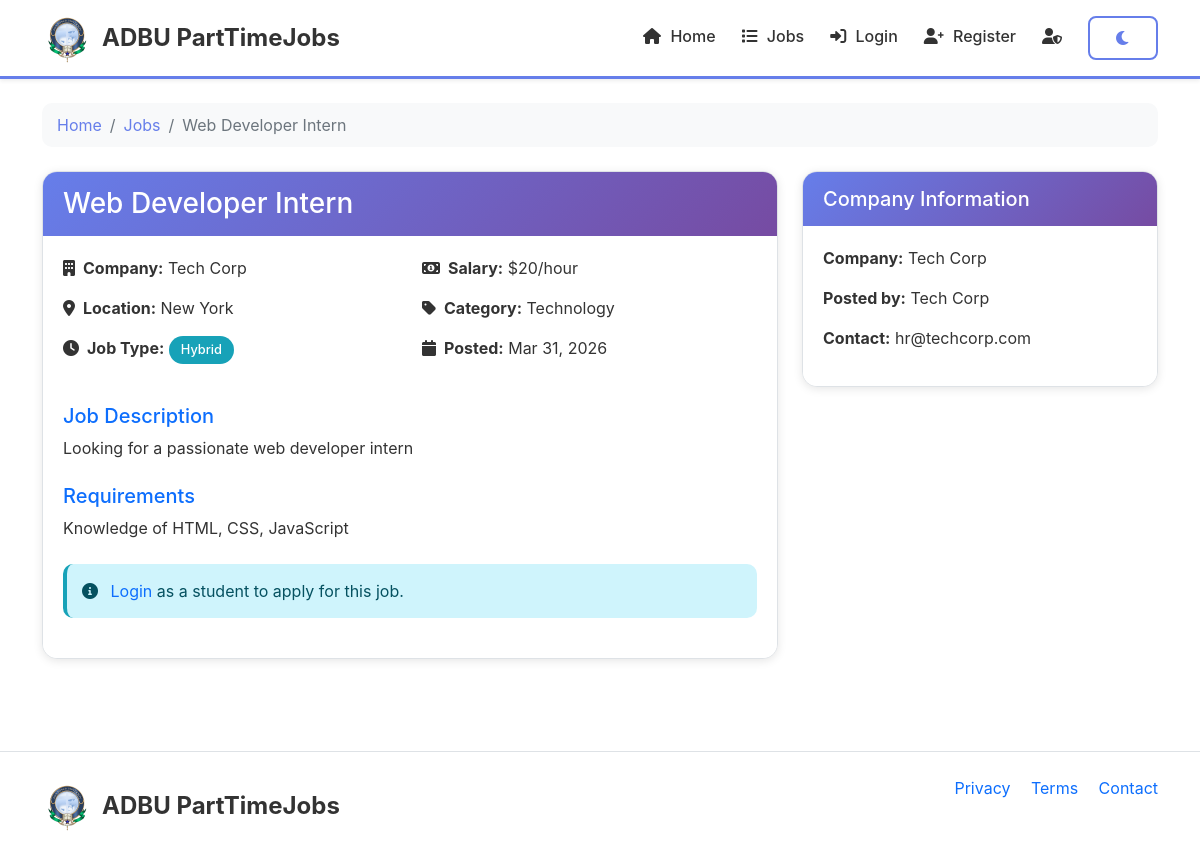
The page /pages/job-details.php?id=1 on the database its author committed.
### tables this page shows
CREATE TABLE jobs (
    id INT AUTO_INCREMENT PRIMARY KEY,
    employer_id INT NOT NULL,
    title VARCHAR(200) NOT NULL,
    company VARCHAR(100),
    description TEXT,
    requirements TEXT,
    location VARCHAR(100),
    salary VARCHAR(50),
    job_type ENUM('remote', 'hybrid', 'onsite') DEFAULT 'onsite',
    category VARCHAR(50),
    posted_at TIMESTAMP DEFAULT CURRENT_TIMESTAMP,
    deadline DATE,
    status ENUM('active', 'closed') DEFAULT 'active',
    FOREIGN KEY (employer_id) REFERENCES users(id) ON DELETE CASCADE
);

CREATE TABLE users (
    id INT AUTO_INCREMENT PRIMARY KEY,
    username VARCHAR(50) UNIQUE NOT NULL,
    email VARCHAR(100) UNIQUE NOT NULL,
    password VARCHAR(255) NOT NULL,
    user_type ENUM('student', 'employer') NOT NULL,
    full_name VARCHAR(100),
    phone VARCHAR(20),
    created_at TIMESTAMP DEFAULT CURRENT_TIMESTAMP
);

### includes/config.php (called while the page is built, shortened)
<?php
function isLoggedIn() {
    return isset($_SESSION['user_id']);
}
function formatDate($date) {
    return date('M d, Y', strtotime($date));
}
?>

### pages/job-details.php (the view, shortened to what this page needs)
<?php
require_once '../includes/config.php';
require_once '../includes/header.php';
$job_id = isset($_GET['id']) ? (int)$_GET['id'] : 0;
$stmt = $conn->prepare("SELECT j.*, u.full_name as employer_name, u.email as employer_email
                       FROM jobs j
                       JOIN users u ON j.employer_id = u.id
                       WHERE j.id = ?");
$stmt->execute([$job_id]);
$job = $stmt->fetch();
$has_applied = false;
?>
<div class="container">
    <nav aria-label="breadcrumb" class="mb-4">
        <ol class="breadcrumb">
            <li class="breadcrumb-item"><a href="home.php">Home</a></li>
            <li class="breadcrumb-item"><a href="job-listing.php">Jobs</a></li>
            <li class="breadcrumb-item active"><?php echo htmlspecialchars($job['title']); ?></li>
        </ol>
    </nav>
    <div class="row">
        <div class="col-md-8">
            <div class="card">
                <div class="card-header">
                    <h3 class="mb-0"><?php echo htmlspecialchars($job['title']); ?></h3>
                </div>
                <div class="card-body">
                    <div class="row mb-4">
                        <div class="col-md-6">
                            <p><strong><i class="fas fa-building me-2"></i>Company:</strong> <?php echo htmlspecialchars($job['company']); ?></p>
                            <p><strong><i class="fas fa-map-marker-alt me-2"></i>Location:</strong> <?php echo htmlspecialchars($job['location']); ?></p>
                            <p><strong><i class="fas fa-clock me-2"></i>Job Type:</strong>
                                <span class="badge bg-info"><?php echo ucfirst($job['job_type']); ?></span>
                            </p>
                        </div>
                        <div class="col-md-6">
                            <p><strong><i class="fas fa-money-bill-alt me-2"></i>Salary:</strong> <?php echo htmlspecialchars($job['salary']); ?></p>
                            <p><strong><i class="fas fa-tag me-2"></i>Category:</strong> <?php echo htmlspecialchars($job['category']); ?></p>
                            <p><strong><i class="fas fa-calendar me-2"></i>Posted:</strong> <?php echo formatDate($job['posted_at']); ?></p>
                        </div>
                    </div>
                    <h5 class="text-primary">Job Description</h5>
                    <p><?php echo nl2br(htmlspecialchars($job['description'])); ?></p>
                    <?php if(!empty($job['requirements'])): ?>
                        <h5 class="text-primary mt-4">Requirements</h5>
                        <p><?php echo nl2br(htmlspecialchars($job['requirements'])); ?></p>
                    <?php endif; ?>
                    <?php if(isLoggedIn() && isStudent()): ?>
                        <div class="mt-4">
                            <?php if($has_applied): ?>
                                <button class="btn btn-success" disabled>
                                    <i class="fas fa-check me-2"></i>Already Applied
                                </button>
                            <?php else: ?>
                                <a href="apply-job.php?id=<?php echo $job['id']; ?>" class="btn btn-primary">
                                    <i class="fas fa-paper-plane me-2"></i>Apply Now
                                </a>
                            <?php endif; ?>
                        </div>
                    <?php elseif(!isLoggedIn()): ?>
                        <div class="alert alert-info mt-4">
                            <i class="fas fa-info-circle me-2"></i>
                            <a href="login.php">Login</a> as a student to apply for this job.
                        </div>
                    <?php endif; ?>
                </div>
            </div>
        </div>
        <div class="col-md-4">
            <div class="card">
                <div class="card-header">
                    <h5 class="mb-0">Company Information</h5>
                </div>
                <div class="card-body">
                    <p><strong>Company:</strong> <?php echo htmlspecialchars($job['company']); ?></p>
                    <p><strong>Posted by:</strong> <?php echo htmlspecialchars($job['employer_name']); ?></p>
                    <p><strong>Contact:</strong> <?php echo htmlspecialchars($job['employer_email']); ?></p>
                </div>
            </div>
        </div>
    </div>
</div>
<?php require_once '../includes/footer.php'; ?>

### assets/css/style.css (style rules this page uses)
.light-mode { --bg-primary: #ffffff; --bg-secondary: #f8f9fa; --text-primary: #333333; --text-secondary: #6c757d; --card-bg: #ffffff; --border-color: #dee2e6; --input-bg: #ffffff; --input-text: #333333; --navbar-bg: #ffffff; --footer-bg: #f8f9fa; --link-color: #0d6efd; --link-hover: #0b5ed7; --hover-bg: #e9ecef; --shadow: 0 2px 10px rgba(0,0,0,0.1); --primary-gradient: linear-gradient(135deg, #667eea 0%, #764ba2 100%); --success-bg: #d1e7dd; --success-text: #0f5132; --danger-bg: #f8d7da; --danger-text: #842029; --warning-bg: #fff3cd; --warning-text: #856404; --info-bg: #cff4fc; --info-text: #055160; --header-text: #333333; --footer-text: #333333; }
* { margin: 0; padding: 0; box-sizing: border-box; transition: background-color 0.3s ease, color 0.3s ease, border-color 0.3s ease, box-shadow 0.3s ease; }
body { font-family: -apple-system, BlinkMacSystemFont, 'Segoe UI', Roboto, 'Helvetica Neue', Arial, sans-serif; background-color: var(--bg-primary); color: var(--text-primary); min-height: 100vh; display: flex; flex-direction: column; transition: all 0.3s ease; }
.container { flex: 1; }
h1, h2, h3, h4, h5, h6 { color: var(--header-text) !important; }
.text-primary { color: var(--link-color) !important; }
a { color: var(--link-color); text-decoration: none; transition: color 0.3s ease; }
.card { background-color: var(--card-bg); border: 1px solid var(--border-color); border-radius: 15px; box-shadow: var(--shadow); margin-bottom: 20px; transition: all 0.3s ease; overflow: hidden; }
.card-header { background: var(--primary-gradient); color: white !important; border-bottom: none; padding: 15px 20px; font-weight: 600; }
.card-header h4, .card-header h5, .card-header h3 { color: white !important; margin: 0; }
.card-body { background-color: var(--card-bg); color: var(--text-primary); padding: 20px; }
.badge { padding: 8px 12px; border-radius: 20px; font-weight: 500; font-size: 0.8rem; }
.badge.bg-info { background: #17a2b8 !important; color: white; }
.alert { border-radius: 10px; padding: 15px; margin-bottom: 20px; border: none; animation: slideDown 0.3s ease; }
.alert-info { background-color: var(--info-bg); color: var(--info-text); border-left: 4px solid #17a2b8; }
.breadcrumb { background-color: var(--bg-secondary); padding: 10px 15px; border-radius: 10px; }
.breadcrumb-item a { color: #667eea; }
.breadcrumb-item.active { color: var(--text-secondary); }
.breadcrumb-item + .breadcrumb-item::before { color: var(--text-secondary); }

### includes/header.php (style rules this page uses)
body { visibility: hidden; opacity: 0; transition: opacity 0.2s ease; }
body.theme-ready { visibility: visible; opacity: 1; }

### rows shown on the page
jobs: title "Web Developer Intern", company "Tech Corp", location "New York", job_type "Hybrid", salary "$20/hour", category "Technology", posted_at "Mar 31, 2026", description "Looking for a passionate web developer intern", requirements "Knowledge of HTML, CSS, JavaScript", employer.full_name "Tech Corp", employer.email "hr@techcorp.com"
